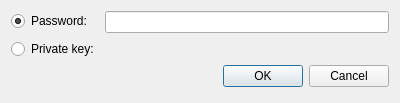
<?xml version="1.0" encoding="UTF-8"?>
<ui version="4.0">
<comment>
------------------------------------------------------------------------------

Author: Andreas Schenk
Friedrich Miescher Institute, Basel, Switzerland

This file is part of CryoFLARE

Copyright (C) 2017-2019 by the CryoFLARE Authors

This program is free software; you can redistribute it and/or modify it under
the terms of the GNU General Public License as published by the Free
Software Foundation; either version 3.0 of the License.
This program is distributed in the hope that it will be useful, but WITHOUT
ANY WARRANTY; without even the implied warranty of MERCHANTABILITY or FITNESS
FOR A PARTICULAR PURPOSE.  See the GNU General Public License for more
details.

You should have received a copy of the GNU General Public License
along with CryoFLARE.  If not, see http://www.gnu.org/licenses/ .

------------------------------------------------------------------------------
</comment>
 <class>SshAuthenticationDialog</class>
 <widget class="QDialog" name="SshAuthenticationDialog">
  <property name="geometry">
   <rect>
    <x>0</x>
    <y>0</y>
    <width>400</width>
    <height>103</height>
   </rect>
  </property>
  <property name="windowTitle">
   <string>Dialog</string>
  </property>
  <layout class="QFormLayout" name="formLayout">
   <item row="0" column="0">
    <widget class="QRadioButton" name="rb_password">
     <property name="text">
      <string>Password: </string>
     </property>
     <property name="checked">
      <bool>true</bool>
     </property>
    </widget>
   </item>
   <item row="1" column="0">
    <widget class="QRadioButton" name="rb_key">
     <property name="text">
      <string>Private key:</string>
     </property>
    </widget>
   </item>
   <item row="1" column="1">
    <widget class="PathEdit" name="key_path" native="true">
     <property name="enabled">
      <bool>false</bool>
     </property>
    </widget>
   </item>
   <item row="2" column="0" colspan="2">
    <widget class="QDialogButtonBox" name="buttonBox">
     <property name="orientation">
      <enum>Qt::Horizontal</enum>
     </property>
     <property name="standardButtons">
      <set>QDialogButtonBox::Cancel|QDialogButtonBox::Ok</set>
     </property>
    </widget>
   </item>
   <item row="0" column="1">
    <widget class="QLineEdit" name="password">
     <property name="echoMode">
      <enum>QLineEdit::Password</enum>
     </property>
    </widget>
   </item>
  </layout>
 </widget>
 <customwidgets>
  <customwidget>
   <class>PathEdit</class>
   <extends>QWidget</extends>
   <header>pathedit.h</header>
   <container>1</container>
  </customwidget>
 </customwidgets>
 <resources/>
 <connections>
  <connection>
   <sender>buttonBox</sender>
   <signal>accepted()</signal>
   <receiver>SshAuthenticationDialog</receiver>
   <slot>accept()</slot>
   <hints>
    <hint type="sourcelabel">
     <x>227</x>
     <y>82</y>
    </hint>
    <hint type="destinationlabel">
     <x>157</x>
     <y>100</y>
    </hint>
   </hints>
  </connection>
  <connection>
   <sender>buttonBox</sender>
   <signal>rejected()</signal>
   <receiver>SshAuthenticationDialog</receiver>
   <slot>reject()</slot>
   <hints>
    <hint type="sourcelabel">
     <x>295</x>
     <y>88</y>
    </hint>
    <hint type="destinationlabel">
     <x>286</x>
     <y>100</y>
    </hint>
   </hints>
  </connection>
  <connection>
   <sender>rb_password</sender>
   <signal>toggled(bool)</signal>
   <receiver>password</receiver>
   <slot>setEnabled(bool)</slot>
   <hints>
    <hint type="sourcelabel">
     <x>60</x>
     <y>21</y>
    </hint>
    <hint type="destinationlabel">
     <x>165</x>
     <y>21</y>
    </hint>
   </hints>
  </connection>
  <connection>
   <sender>rb_key</sender>
   <signal>toggled(bool)</signal>
   <receiver>password</receiver>
   <slot>setDisabled(bool)</slot>
   <hints>
    <hint type="sourcelabel">
     <x>54</x>
     <y>54</y>
    </hint>
    <hint type="destinationlabel">
     <x>314</x>
     <y>28</y>
    </hint>
   </hints>
  </connection>
  <connection>
   <sender>rb_password</sender>
   <signal>toggled(bool)</signal>
   <receiver>key_path</receiver>
   <slot>setDisabled(bool)</slot>
   <hints>
    <hint type="sourcelabel">
     <x>79</x>
     <y>22</y>
    </hint>
    <hint type="destinationlabel">
     <x>217</x>
     <y>51</y>
    </hint>
   </hints>
  </connection>
  <connection>
   <sender>rb_key</sender>
   <signal>toggled(bool)</signal>
   <receiver>key_path</receiver>
   <slot>setEnabled(bool)</slot>
   <hints>
    <hint type="sourcelabel">
     <x>108</x>
     <y>42</y>
    </hint>
    <hint type="destinationlabel">
     <x>360</x>
     <y>48</y>
    </hint>
   </hints>
  </connection>
 </connections>
</ui>
